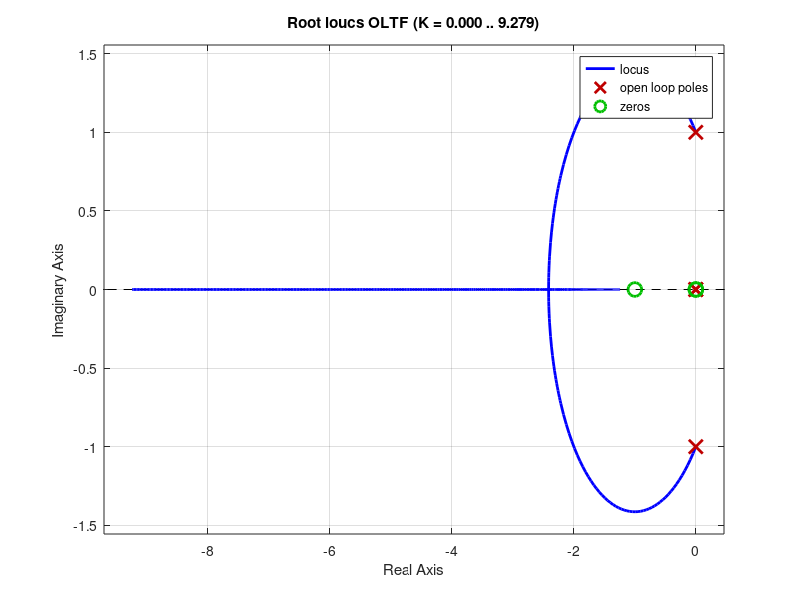

The MATLAB source for this figure: (Note: this script raises an error after producing the figure.)
%% Gain Design from root locus
clearvars;
close all;

% Proportional Controller:
%               367(s+77.5)
% G(s) = -----------------------
%           s^2(s^2+1)

% Design specs:
% OS: 3%
OS = 3;
zeta = -log(OS/100)/(sqrt(pi^2+log(OS/100)^2));

OLTF = zpk([-1 0 0],[0 0 (-i) (i)],1.13);

rlocus(OLTF);

% from rlocus
% Design point is at sd = -0.7 +- j1.04
sd =  -1 + 1j*1.42;
% Determine the gain value at that point using 
% Magnitute criterion 1 + KG(s)H(s) = 0
% evalfr() allows you to evaluate a transfer function given the value of the
% pole
% abs() allows you to determine the magnitude of a complex number
K = abs(-1/abs(evalfr(OLTF,sd)));
% Determine CLTF
T = feedback(K*OLTF,1);

% determine poles and zeros
z = zero(T);
p = pole(T);


% They are not closed-loop zeros, that is very good
% this is from the dominant closed-loop pair poles
wn = sqrt(1.569);
zeta = 1.397/(2*wn);

osd = 100*exp(-zeta*pi/(sqrt(1-zeta^2)));
ts = 4/-real(sd);
tp = pi/imag(sd);
% simulate solution and compare
info = stepinfo(T);


%% Part B: Tp = 1.57
Tp = 1.42;
wd = pi/Tp;

% Look at the root locus for the previous value
sd = -1 +j*1.42;

K = abs(-1/abs(evalfr(OLTF,sd)));
T = feedback(K*OLTF,1);
% Estimate Ts, %OS
Ts = 4/4;
zeta = cos(atan(wd/0.4));
OS = 100*exp(-zeta*pi/sqrt(1-zeta^2));

% Simulation
plot(1,1,1);
stepinfo(T);